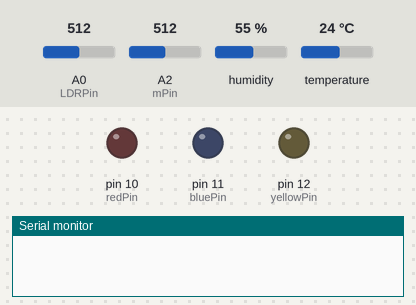
The sketch below on a simulated Arduino Uno, built with avr-gcc and run on an emulated ATmega328P. Parts: output pins drawn as LEDs (lit = HIGH), the last lines printed to the serial monitor. The inputs (shaded band) are chosen by the test bench; at power-on: temperature 24 °C, A2 (mPin) = 512, A0 (LDRPin) = 512, humidity 55 %.

Above: at 1.7 s.
1.8 s: temperature set to 29 °C
5.2 s: temperature set to 32 °C
At 7.6 s:
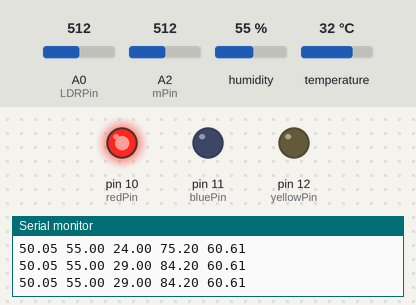
8.5 s: A2 (mPin) set to 592
10.6 s: A2 (mPin) set to 615
At 11.3 s:
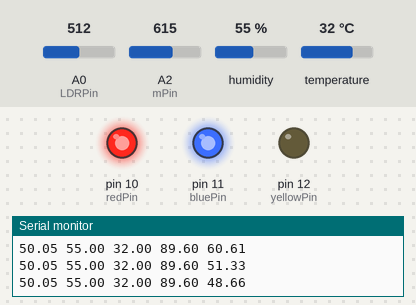
12.7 s: A0 (LDRPin) set to 214
15.3 s: A0 (LDRPin) set to 188
At 16.3 s:
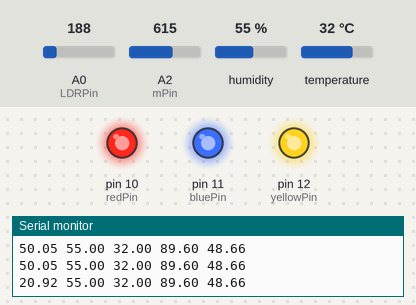
Timing chart, 0 to 18.3 s (numbered marks = the images above; inputs shaded):
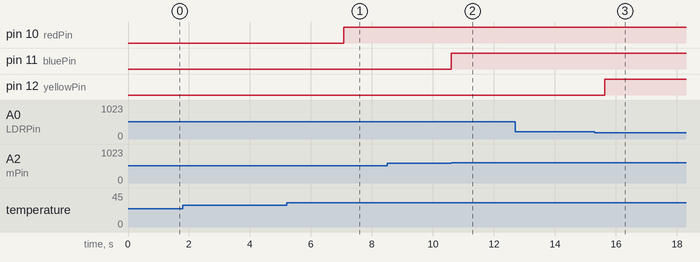

Measured:
- the behaviour switches between 30 and 31 °C on temperature (found by bisection; images 0 and 1)
- the behaviour switches between 603 and 604 on A2 (mPin) (found by bisection; images 1 and 2)
- the behaviour switches between 205 and 204 on A0 (LDRPin) (found by bisection; images 2 and 3)
- after the input at 5.2 s, pin 10 (redPin): LOW → HIGH after 1.9 s
- after the input at 10.6 s, pin 11 (bluePin): LOW → HIGH at once
- after the input at 15.3 s, pin 12 (yellowPin): LOW → HIGH after 0.34 s

The sketch:

greenhouse_automation.ino
```cpp
#include <DHT.h>
#define Type DHT11
int DHTPin = 2;
DHT HT(DHTPin, Type);
float humidity;
float tempC;
float tempF;
int redPin = 10;


int LDRPin = A0;
float lightVal;
int yellowPin = 12;

int mPin = A2;
float mValue;
int bluePin = 11;

int delayTime = 500;
int setTime = 500;

void setup() {
  Serial.begin(9600);

  pinMode(LDRPin, INPUT);
  pinMode(mPin, INPUT);
  pinMode(yellowPin, OUTPUT);
  pinMode(redPin, OUTPUT);
  pinMode(bluePin, OUTPUT);

  HT.begin();
  delay(setTime);


}

void lightControl(int Llimit) {
  lightVal = analogRead(LDRPin);
  lightVal = (lightVal)*100.0/1023.0;
  if (lightVal < Llimit) {
    digitalWrite(yellowPin, HIGH);
  } else {
    digitalWrite(yellowPin, LOW);
  }
  delay(delayTime);
}

void airControl(int Hlimit,int Tlimit) {
  humidity = HT.readHumidity();
  tempC = HT.readTemperature();
  tempF = HT.readTemperature(true);

  if (tempC > Tlimit) {
    digitalWrite(redPin, HIGH);
  } else {
    digitalWrite(redPin, LOW);
  }
  delay(delayTime);
}

void waterControl(int Wlimit) {
  mValue = analogRead(mPin); //1011 - 250 -> 0 - 100
  mValue = 120 - 0.116*mValue; //formula depends on location (chennai)
  if (mValue < 50) {
    digitalWrite(bluePin, HIGH);
  } else {
    digitalWrite(bluePin, LOW);
  }
  delay(delayTime);
}

void loop() {
  lightControl(20);
  airControl(40,30);
  waterControl(50);

  Serial.print(lightVal);
  Serial.print(" ");
  Serial.print(humidity);
  Serial.print(" ");
  Serial.print(tempC);
  Serial.print(" ");
  Serial.print(tempF);
  Serial.print(" ");
  Serial.print(mValue);
  Serial.println(" ");
}
```
